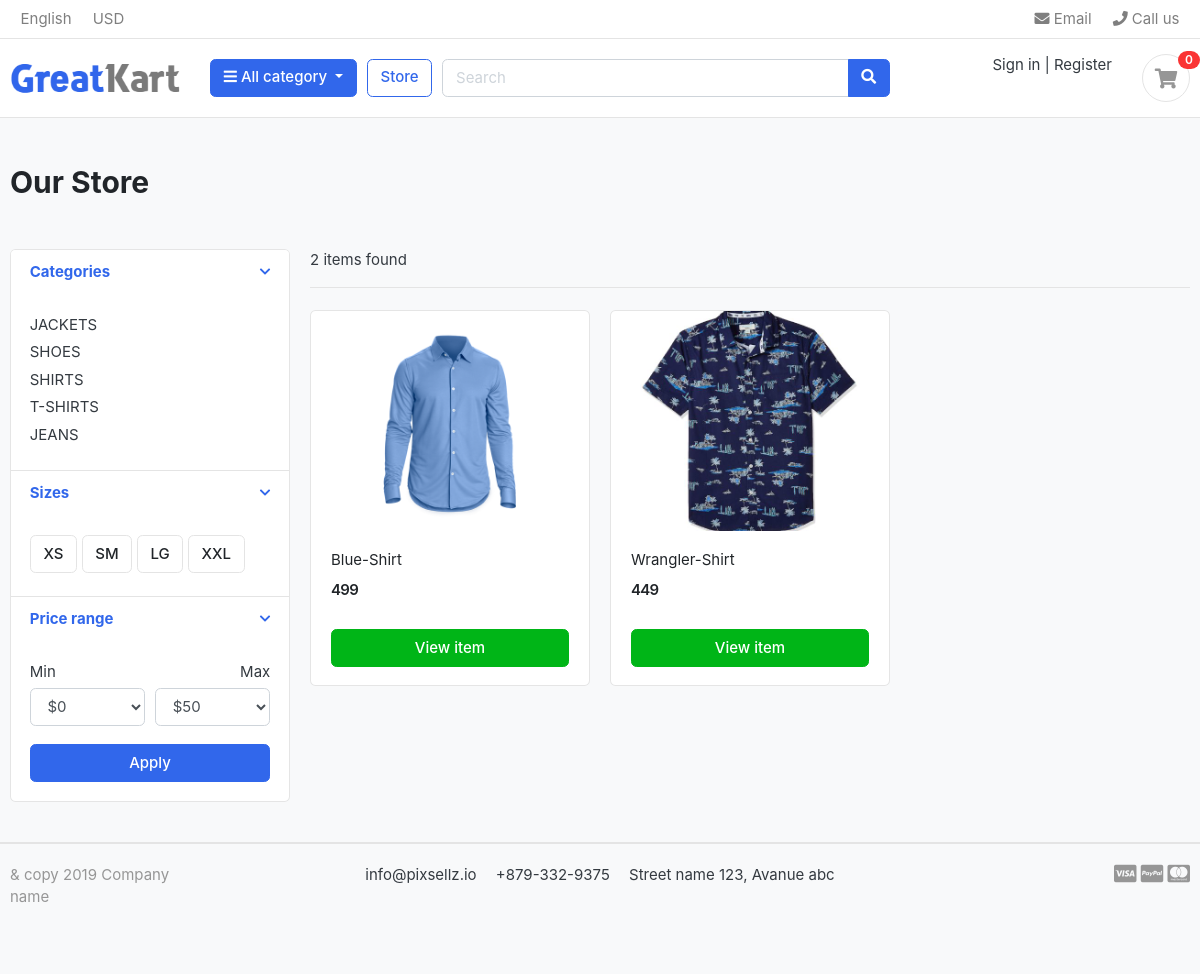
The app's page /store/category/shirts with its own data.
### category/models.py (models this page shows, shortened)
class Category(models.Model):
    category_name=models.CharField( max_length=50)
    slug=models.SlugField()
    disc=models.TextField()
    cat_image=models.ImageField(upload_to='photos/category')
    class Meta:
        verbose_name = 'category'
        verbose_name_plural = 'categories'
    def get_url(self):
        return reverse('product_by_category', args=[self.slug])

### store/models.py (models this page shows, shortened)
class Product(models.Model):
    product_name=models.CharField(max_length=50)
    slug=models.SlugField()
    price=models.IntegerField()
    category=models.ForeignKey(Category,on_delete=models.CASCADE)
    stock=models.IntegerField()
    disc=models.TextField()
    image=models.ImageField(upload_to='photos/product')
    is_available = models.BooleanField(default = True)
    created_date = models.DateTimeField(auto_now_add = True)
    modified_date = models.DateTimeField(auto_now = True)
    def get_url(self):
        return reverse('product_detail',args=[self.category.slug,self.slug])

### store/views.py (the view)
# urls.py: path('store/',include('store.urls')),
def store(request,category_slug=None):
    if category_slug!=None:
        categories=Category.objects.get(slug=category_slug)
        products=Product.objects.filter(category=categories)
        paginator=Paginator(products,3)
        page=request.GET.get('page')
        paged_products=paginator.get_page(page)
        product_count=products.count()
    else:
        products=Product.objects.filter(is_available=True)
        paginator=Paginator(products,3)
        page=request.GET.get('page')
        paged_products=paginator.get_page(page)
        product_count=products.count()
    context={
        "products":paged_products,
        'product_count':product_count,
    }
    return render (request,'store/store.html',context)

### cart/context_processor.py (called while the page is built)
def counter(request):
    if "admin" in request.path:
        return{}
    else:
        cart_count=0
        try:
            cart=Cart.objects.filter(cart_id=_cart_id(request))
            cart_items=Cart_item.objects.all().filter(cart=cart[:1])
            for cart_item in cart_items:
                cart_count=cart_count + cart_item.quantity
        except Cart.DoesNotExist:
            cart_count=0
    return dict(cart_count=cart_count)

### cart/views.py (called while the page is built)
def _cart_id(request):
    cart=request.session.session_key
    if not cart:
        cart=request.session.create()
    return cart

### category/context_processors.py (called while the page is built)
def menu_links(request):
    link=Category.objects.all()
    return dict(links=link)

### templates/store/store.html (shortened to what this page needs)
{% extends "base.html" %}
{% load static %}
{% block content %}
<section class="section-pagetop bg">
    <section>
        <div class="container">
            <h2 class="title-page">Our Store</h2>
        </div>
    <section class="section-content padding-y">
    <div class="container">
    <div class="row">
        <aside class="col-md-3">
    <div class="card">
        <article class="filter-group">
            <header class="card-header">
                <a href="#" data-toggle="collapse" data-target="#collapse_1" aria-expanded="true" class="">
                    <li class="icon-control fa fa-chevron-down"> </li>
                    <h6 class="title">Categories</h6>
                </a>
            </header>
            <div class="filter-content collapse show" id="collapse_1" style="">
                <div class="card-body">
                    {% for category in links %}
                    <ul class="list-menu">
                    <li><a href="{{category.get_url}}">{{category.category_name}}</a></li>
                    </ul>
                    {% endfor %}
                </div>
            </div>
        </article>
        <article class="filter-group">
            <header class="card-header">
                <a href="#" data-toggle="collapse" data-target="#collapse_4" aria-expanded="true" class="">
                    <i class="icon-control fa fa-chevron-down"></i>
                    <h6 class="title">Sizes </h6>
                </a>
            </header>
            <div class="filter-content collapse show" id="collapse_4" style="">
                <div class="card-body">
                  <label class="checkbox-btn">
                    <span class="btn btn-light"> XS </span>
                  </label>
                  <label class="checkbox-btn">
                    <span class="btn btn-light"> SM </span>
                  </label>
                  <label class="checkbox-btn">
                    <span class="btn btn-light"> LG </span>
                  </label>
                  <label class="checkbox-btn">
                    <span class="btn btn-light"> XXL </span>
                  </label>
            </div>
            </div>
        </article>
        <article class="filter-group">
            <header class="card-header">
                <a href="#" data-toggle="collapse" data-target="#collapse_3" aria-expanded="true" class="">
                    <i class="icon-control fa fa-chevron-down"></i>
                    <h6 class="title">Price range </h6>
                </a>
            </header>
            <div class="filter-content collapse show" id="collapse_3" style="">
                <div class="card-body">
                    <div class="form-row">
                    <div class="form-group col-md-6">
                      <label>Min</label>
                          <select class="mr-2 form-control">
                            <option value="0">$0</option>
                        </select>
                    </div>
                    <div class="form-group text-right col-md-6">
                      <label>Max</label>
                          <select class="mr-2 form-control">
                            <option value="50">$50</option>
                        </select>
                    </div>
                    </div>
                    <button class="btn btn-block btn-primary">Apply</button>
                </div>
            </div>
        </article>
    </div>
        </aside>
        <main class="col-md-9">
    <header class="border-bottom mb-4 pb-3">
            <div class="form-inline">
                <span class="mr-md-auto">{{product_count}} items found</span>
            </div>
    </header>
    <div class="row">
        {% if products %}
        {% for product in products %}
        <div class="col-md-4">
            <figure class="card card-product-grid">
                <div class="img-wrap">
                    <a href="{{product.get_url}}"> <img src="{{product.image.url}}"></a>
                </div>
                <figcaption class="info-wrap">
                    <div class="fix-height">
                        <a href="{{product.get_url}}" class="title">{{product.product_name}}</a>
                        <div class="price-wrap mt-2">
                            <span class="price">{{product.price}}</span>
                        </div>
                    </div>
                    <a href="{{product.get_url}}" class="btn btn-block btn-success">View item </a>
                </figcaption>
            </figure>
        </div>
        {% endfor %}
        {% else %}
        <h1> search not found </h1>
        {% endif %}
    </div>
        </main>
    </div>
    </div>
    </section>
{% endblock content %}

### static/css/ui.css (style rules this page uses)
html { font-family: "Inter", sans-serif; font-size: 15px; }
.img-wrap { text-align: center; display: block; }
.img-wrap img { max-width: 100%; }
.price-wrap { letter-spacing: -0.7px; }
.padding-y { padding-top: 40px; padding-bottom: 40px; }
figure { margin-bottom: 0; }
article:after, .form-group:after { display: block; clear: both; content: ""; }
.bg { background-color: #f8f9fa; }
.title-page { color: #212529; }
.btn-light { background-color: #fff; border-color: #e4e4e4; }
[class*=list-] li:after { visibility: hidden; display: block; content: ""; overflow: hidden; height: 0; clear: both; }
.list-menu { list-style: none; margin: 0; padding-left: 0; }
.list-menu li { margin-bottom: 5px; }
.list-menu a { color: #343a40; }
[class*=card-product] a.title { color: #212529; display: block; }
[class*=card-product] .img-wrap { overflow: hidden; position: relative; }
[class*=card-product] .img-wrap img { height: 100%; max-width: 100%; width: auto; display: inline-block; -o-object-fit: cover; object-fit: cover; }
.card-product-grid { margin-bottom: 20px; }
.card-product-grid .img-wrap { border-radius: 0.2rem 0.2rem 0 0; height: 220px; }
.card-product-grid .info-wrap { overflow: hidden; padding: 18px 20px; }
.card-product-grid .fix-height { height: 80px; overflow: hidden; }
.card .img-wrap { overflow: hidden; }
.price { font-weight: 600; color: #212529; }
.icon-control { margin-top: 5px; float: right; font-size: 80%; }
.card-header .title { margin-bottom: 0; line-height: 1.5; }
.filter-group { border-bottom: 1px solid #e4e4e4; }
.filter-group .card-header { border-bottom: 0; }
.filter-group:last-child { border-bottom: 0; }
.checkbox-btn { position: relative; }
.section-pagetop { padding: 45px 0; }

### records on screen
Category: category_name "JACKETS"
Category: category_name "SHOES"
Category: category_name "SHIRTS"
Category: category_name "T-SHIRTS"
Category: category_name "JEANS"
Product: image (picture), product_name "Blue-Shirt", price "499"
Product: image (picture), product_name "Wrangler-Shirt", price "449"

### other values on screen
{{ cart_count }} "0"
{{ product_count }} "2"
